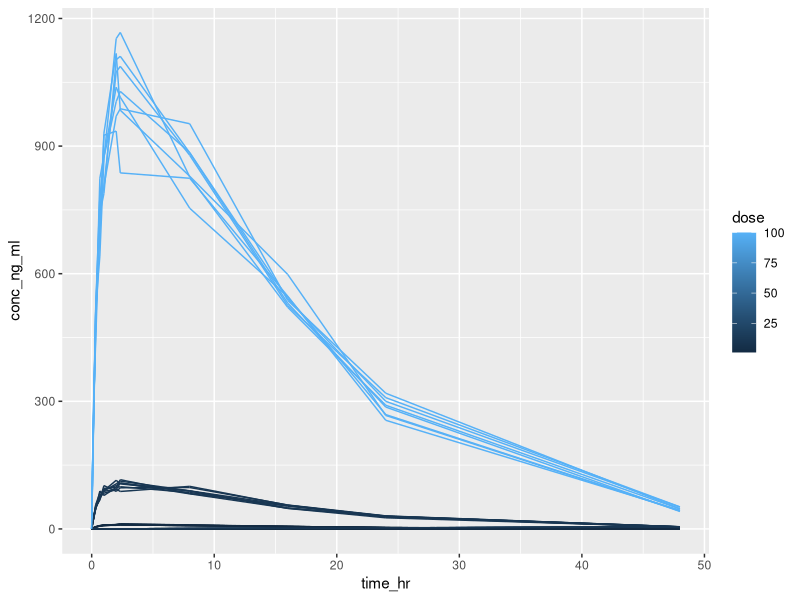
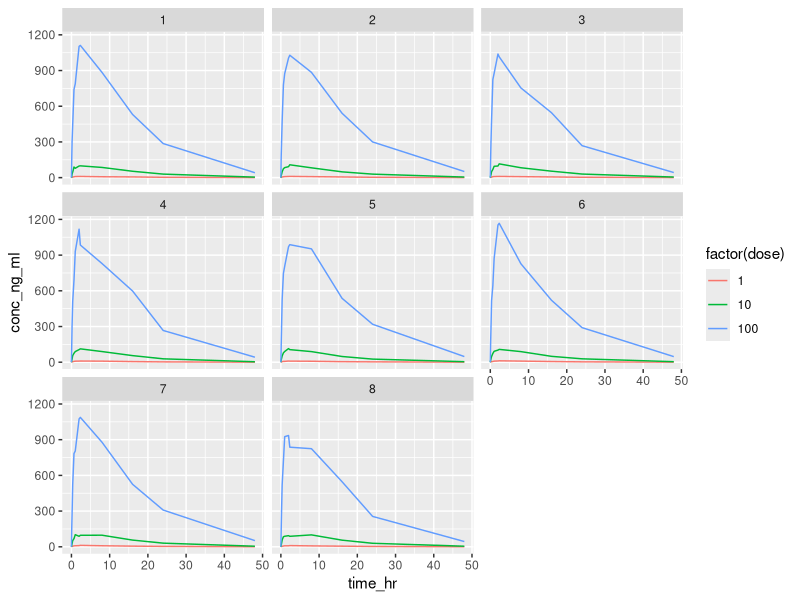
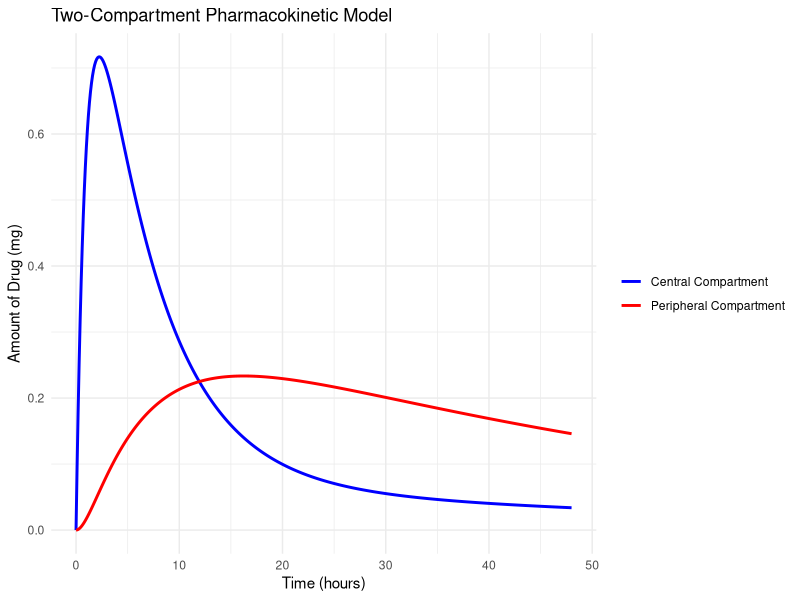

Source code (R) for these figures, in order:
#Load packages
library(lattice)
library(ggplot2)
library(deSolve)


# Set working directory
setwd("C:/Users/Ethan/Documents/BIOE8510/RSudio/PKPD Lab")

# Read the data
sad = read.csv("cureaprobex_SAD.csv")

ggplot(sad) + geom_path(aes(x=time_hr, y = conc_ng_ml , color = dose, group = ID))
ggplot(sad) + geom_path(aes(x=time_hr, y = conc_ng_ml , color = factor(dose))) + facet_wrap(~ID)

sad=sad
########################################### Define 1 compartment PK Model with oral dosing #####################
# Define the two-compartment model
model <- function(time, state, parameters) {
  with(as.list(c(state, parameters)), {
    
    # Differential equations
    dA_depot <- -Ka * A_depot  # Drug leaves the GI tract
    dA_c <- Ka * A_depot - Ke * A_c - K12 * A_c + K21 * A_p  # Central compartment
    dA_p <- K12 * A_c - K21 * A_p  # Peripheral compartment
    
    # Return the rate of change
    list(c(dA_depot, dA_c, dA_p))
  })
}


# Set initial conditions (amounts in each compartment at t=0)
initial_state <- c(A_depot = 1,  # Initial dose (mg)
                   A_c = 0,        # Central compartment
                   A_p = 0)        # Peripheral compartment

# Set parameters
parameters <- c(Ka = 1.0,    # Absorption rate constant (1/hour)
                Ke = 0.1,     # Elimination rate constant from central (1/hour)
                K12 = 0.05,   # Transfer rate from central to peripheral (1/hour)
                K21 = 0.03)   #    # Transfer rate from peripheral to central (1/hour)

# Define time points for the simulation (0 to 48 hours)
times <- seq(0, 48, by = 0.1)

# Solve the ODEs
out <- ode(y = initial_state, times = times, func = model, parms = parameters)

# Convert the output to a data frame for plotting
out <- as.data.frame(out)

# Plot the results
library(ggplot2)
ggplot(out, aes(x = time)) +
  geom_line(aes(y = A_c, color = "Central Compartment"), size = 1) +
  geom_line(aes(y = A_p, color = "Peripheral Compartment"), size = 1) +
  labs(title = "Two-Compartment Pharmacokinetic Model",
       x = "Time (hours)", y = "Amount of Drug (mg)") +
  theme_minimal() +
  scale_color_manual(values = c("blue", "red")) +
  theme(legend.title = element_blank())
